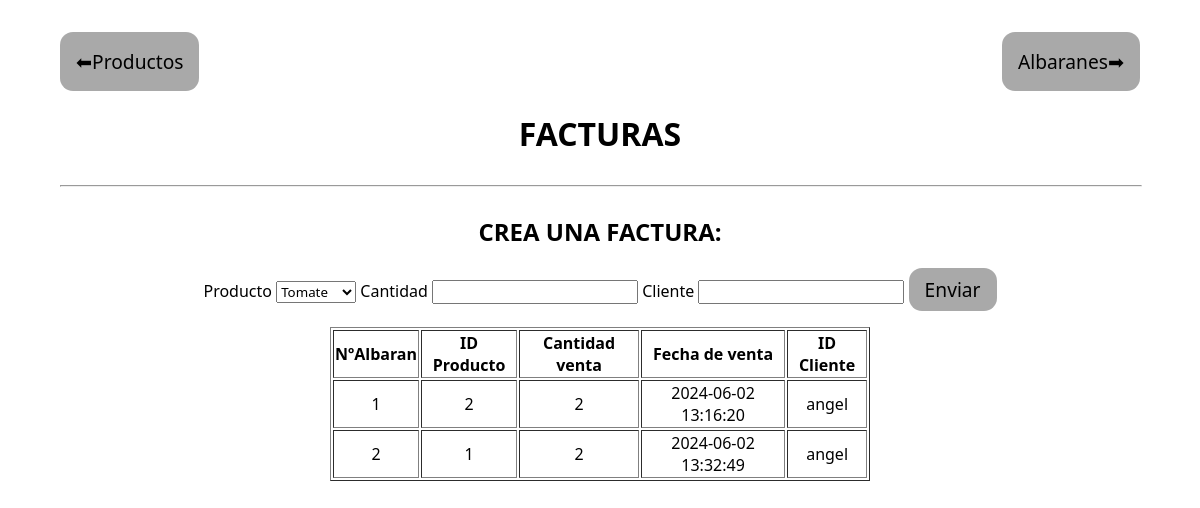
/facturacion, run on the app's committed database.
### models.py (models this page shows)
class Facturacion(db.Model):
    __tablename__ = 'facturacion'
    id_factura= Column(Integer,primary_key=True,autoincrement=True)
    id_producto = Column(Integer, ForeignKey('producto.id_producto'),nullable=False)
    cantidad_vendida = Column(Integer,nullable=False)
    fecha_venta = Column(TIMESTAMP,server_default = func.current_timestamp(), comment='Se guarda la fecha actual ya que se entiende que si se ha registrado en la base de datos significa que todo el proceso a sido un exito')
    id_cliente = Column(String(100),server_default='Cliente ejemplo')

### routes.py (the view, shortened to what this page needs)
@main.route('/facturacion', methods=["GET", "POST"])
def crear_facturas():
    productos = Producto.query.all()
    facturas = Facturacion.query.all()
    form = FacturasForm()
    form.id_producto.choices = [(producto.id_producto, producto.nombre) for producto in productos]
    productToEdit = Producto.query.filter_by(id_producto=form.id_producto.data).first()
    return render_template("facturas.html",form=form,facturas=facturas)

### form.py
class FacturasForm(FlaskForm):
    id_producto =  SelectField('id_producto', choices=[], coerce=int)
    cantidad_vendida = IntegerField('cantidad_vendida', validators=[validators.DataRequired(), validators.NumberRange(min=1)])
    id_cliente=StringField('proveedor',[validators.Length(min=2, max=100)])

### templates/facturas.html (shortened to what this page needs)
<!DOCTYPE html>
<html lang="en">
    <head>
        <link rel="stylesheet" href="static/style.css">
    </head>
    <body>
        <div style="
        display: flex;
        justify-content: space-between;
        width: 100%;">
            <button><a href="/productos">⬅Productos</a></button>  <button><a href="/albaranes">Albaranes➡</a></button>
        </div>
        <h1>FACTURAS</h1>
        <hr style="width: 100%;">
        <h2>CREA UNA FACTURA:</h2>
        <form method="post" >
            <label >Producto {{form.id_producto}}</label>
            <label >Cantidad {{form.cantidad_vendida}}</label>
            <label >Cliente {{form.id_cliente}}</label>
            <button style="padding: 0.5rem 1rem;" type="submit">Enviar</button>
        </form>
    <table border style="text-align: center;">
        <thead>
           <tr>
               <th>NºAlbaran</th>
               <th>ID Producto</th>
               <th>Cantidad venta</th>
               <th>Fecha de venta</th>
               <th>ID Cliente</th>
           </tr>
        </thead>
        <tbody>
           {% for factura in facturas %}
           <tr>
               <td>{{factura.id_factura}}</td>
               <td>{{factura.id_producto}}</td>
               <td>{{factura.cantidad_vendida}}</td>
               <td>{{factura.fecha_venta}}</td>
               <td>{{factura.id_cliente}}</td>
           </tr>
           {% endfor %}
        </tbody>
       </table>
</body>
</html>

### static/style.css (style rules this page uses)
* { font-family: 'Segoe UI', Tahoma, Geneva, Verdana, sans-serif; }
body { height: 90%; width: 90%; display: flex; justify-content: center; flex-direction: column; align-content: center; align-items: center; margin: auto; margin-top: 2rem; }
button { padding: 1rem; border-radius: 13px; border: none; font-size: larger; color: black; background: darkgrey; }
a { text-decoration: none; color: black; }
table { text-align: center; width: 50%; margin: 1rem; }

### data on the page
Facturacion: id_factura "1", id_producto "2", cantidad_vendida "2", fecha_venta "2024-06-02 13:16:20", id_cliente "angel"
Facturacion: id_factura "2", id_producto "1", cantidad_vendida "2", fecha_venta "2024-06-02 13:32:49", id_cliente "angel"
